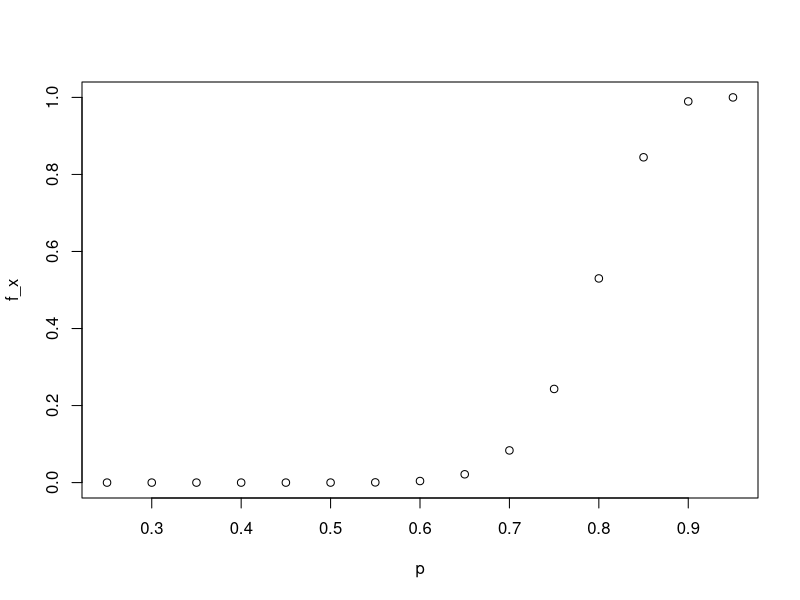

Recreate this plot in R.
S <- sample(c(-0.25, 1), 44, c(0.8, 0.2), replace = TRUE)
mean(S)

avg <- -0.25*0.8+1*0.2

sd <- sqrt(44)*abs(1-(-0.25))*sqrt(0.2*0.8)

1 - pnorm(8, 0, sd)

set.seed(21, sample.kind = "Rounding")
B <- 10000
n <- 44

S <- replicate(B, {
  X <- sample(c(-0.25, 1), n, replace = TRUE, prob = c(0.8, 0.2))
  sum(X)
})

mean(S>=8)

mu <- 44 * (1/4 * 1 + 0* 3/4)
er <- sqrt(44) * abs(1) * sqrt(1/4*3/4)
1-pnorm(30, mu, er)

p <- seq(0.25, 0.95, 0.05)

fu <- function(p){
  # calculate the expected value at given p
  expected_value <- 44 * (1*p + 0*(1-p))
  # calculate the standard error at given p
  standard_error <- sqrt(44) * abs(1 - 0) * sqrt(p*(1 - p))
  # calculate likelihood of score of 35 or greater
  1-pnorm(35, expected_value, standard_error)
}

f_x <- sapply(p, FUN=fu)
plot(p, f_x)

mu <- 500 * (5/38*6 + 33/38*-1)
er <- sqrt(500) * abs(6-(-1))*sqrt(5/38*33/38)

1-pnorm(0, mu, er)
